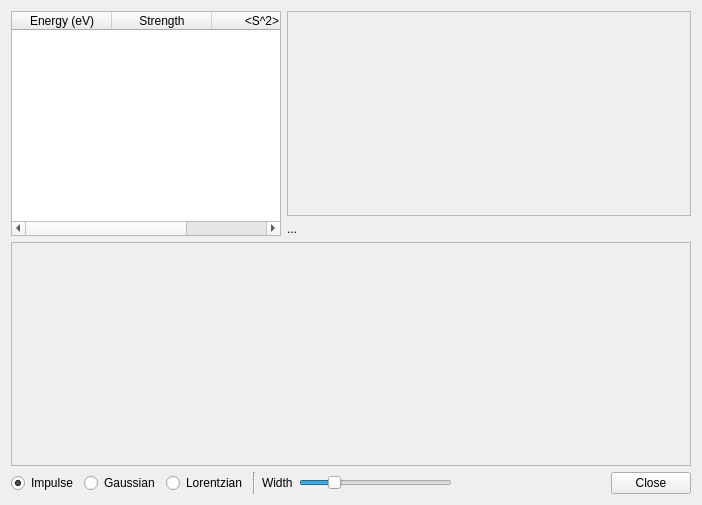
<?xml version="1.0" encoding="UTF-8"?>
<ui version="4.0">
 <class>ExcitedStatesConfigurator</class>
 <widget class="QDialog" name="ExcitedStatesConfigurator">
  <property name="geometry">
   <rect>
    <x>0</x>
    <y>0</y>
    <width>702</width>
    <height>505</height>
   </rect>
  </property>
  <property name="sizePolicy">
   <sizepolicy hsizetype="Expanding" vsizetype="Expanding">
    <horstretch>0</horstretch>
    <verstretch>0</verstretch>
   </sizepolicy>
  </property>
  <property name="windowTitle">
   <string>Excited States</string>
  </property>
  <property name="styleSheet">
   <string>QToolButton {
   color: #333;
   background-color: #666;
   border-width: 2px;
   border-color: #CCC;
   border-style: solid;
   border-radius: 5;
   padding: 0px;
   min-width: 50px;
   max-width: 50px;
   min-height: 30px;
   max-height: 30px;
}

QToolButton:pressed {
   border-color: #222;
}
</string>
  </property>
  <layout class="QVBoxLayout" name="verticalLayout_2" stretch="1,1,0">
   <item>
    <layout class="QHBoxLayout" name="horizontalLayout" stretch="2,3">
     <item>
      <widget class="QTableWidget" name="energyTable">
       <property name="editTriggers">
        <set>QAbstractItemView::NoEditTriggers</set>
       </property>
       <property name="selectionMode">
        <enum>QAbstractItemView::SingleSelection</enum>
       </property>
       <property name="selectionBehavior">
        <enum>QAbstractItemView::SelectRows</enum>
       </property>
       <attribute name="horizontalHeaderCascadingSectionResizes">
        <bool>true</bool>
       </attribute>
       <column>
        <property name="text">
         <string>Energy (eV)</string>
        </property>
       </column>
       <column>
        <property name="text">
         <string>Strength</string>
        </property>
       </column>
       <column>
        <property name="text">
         <string>&lt;S^2&gt;</string>
        </property>
       </column>
      </widget>
     </item>
     <item>
      <layout class="QVBoxLayout" name="verticalLayout" stretch="1,0">
       <item>
        <widget class="QFrame" name="moFrame">
         <property name="sizePolicy">
          <sizepolicy hsizetype="Expanding" vsizetype="Preferred">
           <horstretch>0</horstretch>
           <verstretch>0</verstretch>
          </sizepolicy>
         </property>
         <property name="frameShape">
          <enum>QFrame::StyledPanel</enum>
         </property>
         <property name="frameShadow">
          <enum>QFrame::Raised</enum>
         </property>
        </widget>
       </item>
       <item>
        <widget class="QLabel" name="orbitalLabel">
         <property name="text">
          <string>...</string>
         </property>
        </widget>
       </item>
      </layout>
     </item>
    </layout>
   </item>
   <item>
    <widget class="QFrame" name="spectrumFrame">
     <property name="sizePolicy">
      <sizepolicy hsizetype="Expanding" vsizetype="Preferred">
       <horstretch>0</horstretch>
       <verstretch>0</verstretch>
      </sizepolicy>
     </property>
     <property name="frameShape">
      <enum>QFrame::StyledPanel</enum>
     </property>
     <property name="frameShadow">
      <enum>QFrame::Raised</enum>
     </property>
    </widget>
   </item>
   <item>
    <layout class="QHBoxLayout" name="horizontalLayout_2">
     <item>
      <widget class="QRadioButton" name="impulseButton">
       <property name="text">
        <string>Impulse</string>
       </property>
       <property name="checked">
        <bool>true</bool>
       </property>
      </widget>
     </item>
     <item>
      <widget class="QRadioButton" name="gaussianButton">
       <property name="text">
        <string>Gaussian</string>
       </property>
      </widget>
     </item>
     <item>
      <widget class="QRadioButton" name="lorentzianButton">
       <property name="text">
        <string>Lorentzian</string>
       </property>
      </widget>
     </item>
     <item>
      <widget class="Line" name="line_2">
       <property name="orientation">
        <enum>Qt::Vertical</enum>
       </property>
      </widget>
     </item>
     <item>
      <widget class="QLabel" name="widthLabel">
       <property name="text">
        <string>Width</string>
       </property>
      </widget>
     </item>
     <item>
      <widget class="QSlider" name="widthSlider">
       <property name="minimum">
        <number>10</number>
       </property>
       <property name="maximum">
        <number>110</number>
       </property>
       <property name="value">
        <number>30</number>
       </property>
       <property name="orientation">
        <enum>Qt::Horizontal</enum>
       </property>
      </widget>
     </item>
     <item>
      <spacer name="horizontalSpacer">
       <property name="orientation">
        <enum>Qt::Horizontal</enum>
       </property>
       <property name="sizeHint" stdset="0">
        <size>
         <width>40</width>
         <height>20</height>
        </size>
       </property>
      </spacer>
     </item>
     <item>
      <widget class="QPushButton" name="closeButton">
       <property name="text">
        <string>Close</string>
       </property>
       <property name="autoDefault">
        <bool>false</bool>
       </property>
      </widget>
     </item>
    </layout>
   </item>
  </layout>
 </widget>
 <resources>
  <include location="../Main/IQmol.qrc"/>
 </resources>
 <connections>
  <connection>
   <sender>closeButton</sender>
   <signal>clicked()</signal>
   <receiver>ExcitedStatesConfigurator</receiver>
   <slot>close()</slot>
   <hints>
    <hint type="sourcelabel">
     <x>537</x>
     <y>475</y>
    </hint>
    <hint type="destinationlabel">
     <x>293</x>
     <y>252</y>
    </hint>
   </hints>
  </connection>
 </connections>
</ui>
